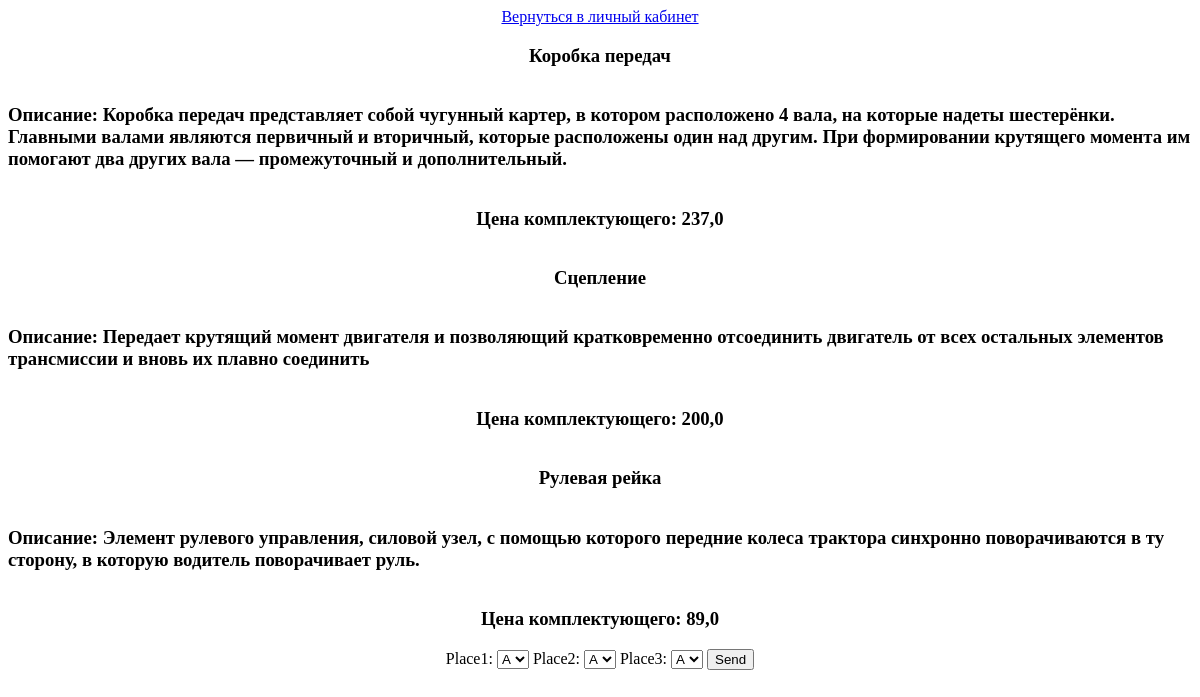
Before: /vote (signed in) with the older database file.
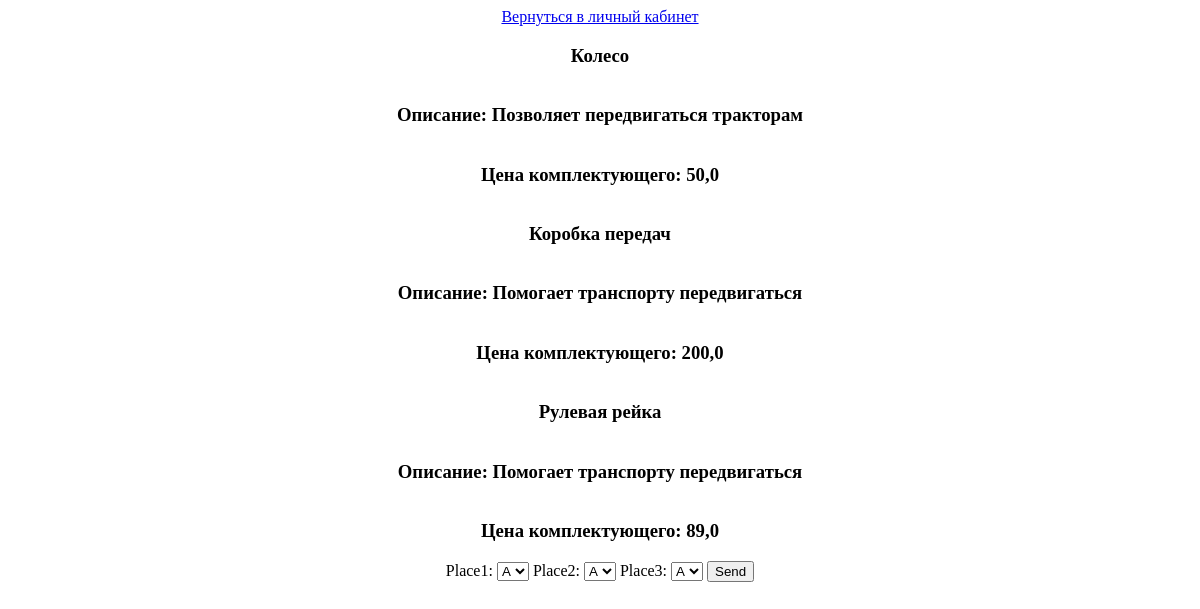
After: the same page with the newer database file.
### mainapp/models.py (models this page shows, shortened)
class Vote(models.Model):
    partA = models.ForeignKey(Part, related_name='partA', on_delete = models.PROTECT)
    partB = models.ForeignKey(Part, related_name='partB', on_delete = models.PROTECT)
    partC = models.ForeignKey(Part, related_name='partC', on_delete = models.PROTECT)

class Part(models.Model):
    name = models.CharField(max_length=100)
    description = models.CharField(max_length=500)
    price = models.FloatField(max_length=100)

### mainapp/views.py (the view)
# urls.py: path('vote', views.vote, name='vote'),
@login_required(login_url='login')
def vote(request):
    if request.method == 'POST':
        place1 = request.POST['place1']
        place2 = request.POST['place2']
        place3 = request.POST['place3']
        if ((place1 == place2) and (place1 == place3) and (place2 == place1) and (place2 == place3)) or ((place1 == place2) or (place2 == place3)):
            messages.info(request, 'Поставщики не могут быть одинаковыми')
            return redirect('vote')
        else:
            vote = Kondorse.objects.create(place1=place1, place2=place2, place3=place3)
            vote.save()
            user = request.user.username
            user2 = IsVoited.objects.get(user=user)
            user2.is_voted = True
            user2.save()
            return redirect('index')
    else:
        vote = Vote.objects.all()
        form = KondorseForm()
        return render(request, 'vote.html', {"form": form, "vote":vote})

### mainapp/forms.py
class KondorseForm(forms.Form):
    CHOICES = (
        ('1', 'A'),
        ('2', 'B'),
        ('3', 'C'),
    )
    place1 = forms.ChoiceField(choices = CHOICES)
    place2 = forms.ChoiceField(choices = CHOICES)
    place3 = forms.ChoiceField(choices = CHOICES)

### templates/vote.html (shortened to what this page needs)
<!DOCTYPE html>
<html>
  <head>
  </head>
  <body>
    <a href="/">Вернуться в личный кабинет</a>
    {%for foo in vote%}
      <h3>{{foo.partA.name}}</h3>
      <h3>Описание: {{foo.partA.description}}</h3>
      <h3>Цена комплектующего: {{foo.partA.price}}</h3>
      <h3>{{foo.partB.name}}</h3>
      <h3>Описание: {{foo.partB.description}}</h3>
      <h3>Цена комплектующего: {{foo.partB.price}}</h3>
      <h3>{{foo.partC.name}}</h3>
      <h3>Описание: {{foo.partC.description}}</h3>
      <h3>Цена комплектующего: {{foo.partC.price}}</h3>
    {%endfor%}
    <form method="POST">
        {{ form }}
      <input type="submit" value="Send" />
    </form>
  </body>
</html>

### templates/vote.html (style rules this page uses)
body { display: flex; flex-direction: column; align-items:center }

Changed rows visible on the page:
removed Vote: partA.name "Коробка передач", partA.description "Коробка передач представляет собой чугунный картер, в котором расположено 4 вала, на которые надеты шестерёнки. Главными валами являются первичный и вторичный, которые расположены один над другим. При формировании крутящего момента им помогают два других вала — промежуточный и дополнительный.", partA.price "237,0", partB.name "Сцепление", partB.description "Передает крутящий момент двигателя и позволяющий кратковременно отсоединить двигатель от всех остальных элементов трансмиссии и вновь их плавно соединить", partB.price "200,0", partC.name "Рулевая рейка", partC.description "Элемент рулевого управления, силовой узел, с помощью которого передние колеса трактора синхронно поворачиваются в ту сторону, в которую водитель поворачивает руль.", partC.price "89,0"
added Vote: partA.name "Колесо", partA.description "Позволяет передвигаться тракторам", partA.price "50,0", partB.name "Коробка передач", partB.description "Помогает транспорту передвигаться", partB.price "200,0", partC.name "Рулевая рейка", partC.description "Помогает транспорту передвигаться", partC.price "89,0"
